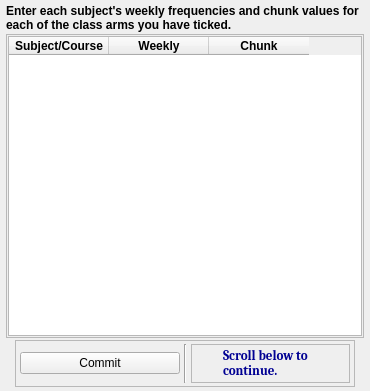
                   <widget class="QFrame" name="frame_44">
                    <property name="minimumSize">
                     <size>
                      <width>370</width>
                      <height>0</height>
                     </size>
                    </property>
                    <property name="maximumSize">
                     <size>
                      <width>370</width>
                      <height>16777215</height>
                     </size>
                    </property>
                    <layout class="QVBoxLayout" name="verticalLayout_85">
                     <property name="spacing">
                      <number>2</number>
                     </property>
                     <property name="leftMargin">
                      <number>6</number>
                     </property>
                     <property name="topMargin">
                      <number>4</number>
                     </property>
                     <property name="rightMargin">
                      <number>6</number>
                     </property>
                     <property name="bottomMargin">
                      <number>4</number>
                     </property>
                     <item>
                      <widget class="QLabel" name="label_114">
                       <property name="font">
                        <font>
                         <weight>75</weight>
                         <bold>true</bold>
                        </font>
                       </property>
                       <property name="text">
                        <string>Enter each subject's weekly frequencies and chunk values for each of the class arms you have ticked.</string>
                       </property>
                       <property name="wordWrap">
                        <bool>true</bool>
                       </property>
                      </widget>
                     </item>
                     <item>
                      <widget class="QFrame" name="frame_45">
                       <property name="frameShape">
                        <enum>QFrame::StyledPanel</enum>
                       </property>
                       <property name="frameShadow">
                        <enum>QFrame::Raised</enum>
                       </property>
                       <layout class="QHBoxLayout" name="horizontalLayout_29">
                        <property name="leftMargin">
                         <number>1</number>
                        </property>
                        <property name="topMargin">
                         <number>1</number>
                        </property>
                        <property name="rightMargin">
                         <number>1</number>
                        </property>
                        <property name="bottomMargin">
                         <number>1</number>
                        </property>
                        <item>
                         <widget class="QTableWidget" name="subject_freq_chunk_table">
                          <property name="minimumSize">
                           <size>
                            <width>0</width>
                            <height>300</height>
                           </size>
                          </property>
                          <property name="maximumSize">
                           <size>
                            <width>370</width>
                            <height>430</height>
                           </size>
                          </property>
                          <property name="editTriggers">
                           <set>QAbstractItemView::NoEditTriggers</set>
                          </property>
                          <column>
                           <property name="text">
                            <string>Subject/Course</string>
                           </property>
                           <property name="font">
                            <font>
                             <weight>75</weight>
                             <bold>true</bold>
                            </font>
                           </property>
                           <property name="icon">
                            <iconset>
                             <normaloff>../Icons-mine/subject.png</normaloff>../Icons-mine/subject.png</iconset>
                           </property>
                          </column>
                          <column>
                           <property name="text">
                            <string>Weekly</string>
                           </property>
                           <property name="toolTip">
                            <string>Subject's weekly frequency, i.e. how many periods per week.</string>
                           </property>
                           <property name="font">
                            <font>
                             <weight>75</weight>
                             <bold>true</bold>
                            </font>
                           </property>
                          </column>
                          <column>
                           <property name="text">
                            <string>Chunk</string>
                           </property>
                           <property name="toolTip">
                            <string>&lt;html&gt;&lt;head/&gt;&lt;body&gt;&lt;p&gt;Enter 1 for single period, 2 for double and so on.&lt;/p&gt;&lt;/body&gt;&lt;/html&gt;</string>
                           </property>
                           <property name="font">
                            <font>
                             <weight>75</weight>
                             <bold>true</bold>
                            </font>
                           </property>
                          </column>
                         </widget>
                        </item>
                       </layout>
                      </widget>
                     </item>
                     <item alignment="Qt::AlignHCenter">
                      <widget class="QFrame" name="frame_46">
                       <property name="minimumSize">
                        <size>
                         <width>340</width>
                         <height>0</height>
                        </size>
                       </property>
                       <property name="maximumSize">
                        <size>
                         <width>340</width>
                         <height>55</height>
                        </size>
                       </property>
                       <property name="frameShape">
                        <enum>QFrame::StyledPanel</enum>
                       </property>
                       <property name="frameShadow">
                        <enum>QFrame::Raised</enum>
                       </property>
                       <layout class="QHBoxLayout" name="horizontalLayout_24">
                        <property name="spacing">
                         <number>4</number>
                        </property>
                        <property name="leftMargin">
                         <number>4</number>
                        </property>
                        <property name="topMargin">
                         <number>3</number>
                        </property>
                        <property name="rightMargin">
                         <number>4</number>
                        </property>
                        <property name="bottomMargin">
                         <number>3</number>
                        </property>
                        <item>
                         <widget class="QPushButton" name="subj_chunk_freq_btn">
                          <property name="minimumSize">
                           <size>
                            <width>110</width>
                            <height>0</height>
                           </size>
                          </property>
                          <property name="text">
                           <string>Commit</string>
                          </property>
                         </widget>
                        </item>
                        <item>
                         <widget class="Line" name="line_8">
                          <property name="orientation">
                           <enum>Qt::Vertical</enum>
                          </property>
                         </widget>
                        </item>
                        <item>
                         <widget class="QFrame" name="frame_48">
                          <property name="frameShape">
                           <enum>QFrame::StyledPanel</enum>
                          </property>
                          <property name="frameShadow">
                           <enum>QFrame::Raised</enum>
                          </property>
                          <layout class="QHBoxLayout" name="horizontalLayout_30">
                           <property name="leftMargin">
                            <number>5</number>
                           </property>
                           <property name="topMargin">
                            <number>3</number>
                           </property>
                           <property name="rightMargin">
                            <number>5</number>
                           </property>
                           <property name="bottomMargin">
                            <number>3</number>
                           </property>
                           <item>
                            <widget class="QLabel" name="label_27">
                             <property name="maximumSize">
                              <size>
                               <width>20</width>
                               <height>18</height>
                              </size>
                             </property>
                             <property name="text">
                              <string/>
                             </property>
                             <property name="pixmap">
                              <pixmap>../Icons-mine/down_arrows.png</pixmap>
                             </property>
                             <property name="scaledContents">
                              <bool>true</bool>
                             </property>
                            </widget>
                           </item>
                           <item>
                            <widget class="QLabel" name="label_22">
                             <property name="font">
                              <font>
                               <family>cambria</family>
                               <pointsize>10</pointsize>
                               <weight>75</weight>
                               <bold>true</bold>
                              </font>
                             </property>
                             <property name="styleSheet">
                              <string notr="true">font-size:10pt;
color:#000093;
font-weight:bold;
font-family:cambria;
</string>
                             </property>
                             <property name="text">
                              <string>Scroll below to continue.</string>
                             </property>
                             <property name="wordWrap">
                              <bool>true</bool>
                             </property>
                            </widget>
                           </item>
                          </layout>
                         </widget>
                        </item>
                       </layout>
                      </widget>
                     </item>
                    </layout>
                   </widget>
